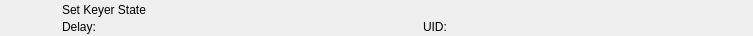
<?xml version="1.0" encoding="UTF-8"?>
<ui version="4.0">
 <class>RundownAtemKeyerStateWidget</class>
 <widget class="QWidget" name="RundownAtemKeyerStateWidget">
  <property name="geometry">
   <rect>
    <x>0</x>
    <y>0</y>
    <width>753</width>
    <height>36</height>
   </rect>
  </property>
  <layout class="QHBoxLayout" name="horizontalLayout">
   <property name="spacing">
    <number>0</number>
   </property>
   <property name="margin">
    <number>0</number>
   </property>
   <item>
    <widget class="QFrame" name="frameItem">
     <property name="sizePolicy">
      <sizepolicy hsizetype="Preferred" vsizetype="Fixed">
       <horstretch>0</horstretch>
       <verstretch>0</verstretch>
      </sizepolicy>
     </property>
     <property name="minimumSize">
      <size>
       <width>0</width>
       <height>36</height>
      </size>
     </property>
     <widget class="QLabel" name="labelIcon">
      <property name="geometry">
       <rect>
        <x>22</x>
        <y>2</y>
        <width>32</width>
        <height>32</height>
       </rect>
      </property>
      <property name="text">
       <string/>
      </property>
      <property name="pixmap">
       <pixmap resource="../../Widgets.qrc">:/Graphics/Images/Atem/KeyerState.png</pixmap>
      </property>
      <property name="scaledContents">
       <bool>true</bool>
      </property>
     </widget>
     <widget class="QLabel" name="labelLabel">
      <property name="geometry">
       <rect>
        <x>62</x>
        <y>2</y>
        <width>561</width>
        <height>16</height>
       </rect>
      </property>
      <property name="text">
       <string>Set Keyer State</string>
      </property>
     </widget>
     <widget class="QLabel" name="labelColor">
      <property name="geometry">
       <rect>
        <x>0</x>
        <y>0</y>
        <width>18</width>
        <height>36</height>
       </rect>
      </property>
      <property name="text">
       <string/>
      </property>
     </widget>
     <widget class="QLabel" name="labelGroupColor">
      <property name="geometry">
       <rect>
        <x>0</x>
        <y>0</y>
        <width>6</width>
        <height>36</height>
       </rect>
      </property>
      <property name="text">
       <string/>
      </property>
     </widget>
     <widget class="QLabel" name="labelDevice">
      <property name="geometry">
       <rect>
        <x>154</x>
        <y>19</y>
        <width>260</width>
        <height>16</height>
       </rect>
      </property>
      <property name="text">
       <string></string>
      </property>
     </widget>
     <widget class="QLabel" name="labelDelay">
      <property name="geometry">
       <rect>
        <x>62</x>
        <y>19</y>
        <width>83</width>
        <height>16</height>
       </rect>
      </property>
      <property name="text">
       <string>Delay:</string>
      </property>
     </widget>
     <widget class="QLabel" name="labelRemoteTriggerId">
      <property name="geometry">
       <rect>
        <x>423</x>
        <y>19</y>
        <width>111</width>
        <height>16</height>
       </rect>
      </property>
      <property name="text">
       <string>UID:</string>
      </property>
     </widget>
    </widget>
   </item>
   <item>
    <widget class="QFrame" name="frameStatus">
     <property name="minimumSize">
      <size>
       <width>77</width>
       <height>0</height>
      </size>
     </property>
     <property name="maximumSize">
      <size>
       <width>77</width>
       <height>16777215</height>
      </size>
     </property>
     <widget class="QLabel" name="labelGpiConnected">
      <property name="geometry">
       <rect>
        <x>1</x>
        <y>2</y>
        <width>32</width>
        <height>32</height>
       </rect>
      </property>
      <property name="minimumSize">
       <size>
        <width>32</width>
        <height>32</height>
       </size>
      </property>
      <property name="maximumSize">
       <size>
        <width>32</width>
        <height>32</height>
       </size>
      </property>
      <property name="lineWidth">
       <number>0</number>
      </property>
      <property name="text">
       <string/>
      </property>
      <property name="pixmap">
       <pixmap resource="../../Widgets.qrc">:/Graphics/Images/GpiConnected.png</pixmap>
      </property>
      <property name="scaledContents">
       <bool>true</bool>
      </property>
     </widget>
     <widget class="QLabel" name="labelDisconnected">
      <property name="geometry">
       <rect>
        <x>32</x>
        <y>2</y>
        <width>32</width>
        <height>32</height>
       </rect>
      </property>
      <property name="minimumSize">
       <size>
        <width>32</width>
        <height>32</height>
       </size>
      </property>
      <property name="maximumSize">
       <size>
        <width>32</width>
        <height>32</height>
       </size>
      </property>
      <property name="text">
       <string/>
      </property>
      <property name="pixmap">
       <pixmap resource="../../Widgets.qrc">:/Graphics/Images/Disconnected.png</pixmap>
      </property>
      <property name="scaledContents">
       <bool>true</bool>
      </property>
     </widget>
     <widget class="QLabel" name="labelActiveColor">
      <property name="geometry">
       <rect>
        <x>69</x>
        <y>0</y>
        <width>8</width>
        <height>36</height>
       </rect>
      </property>
      <property name="minimumSize">
       <size>
        <width>8</width>
        <height>36</height>
       </size>
      </property>
      <property name="maximumSize">
       <size>
        <width>8</width>
        <height>36</height>
       </size>
      </property>
      <property name="text">
       <string/>
      </property>
     </widget>
    </widget>
   </item>
  </layout>
 </widget>
 <resources>
  <include location="../../Widgets.qrc"/>
 </resources>
 <connections/>
 <slots>
  <slot>addToCombo()</slot>
 </slots>
</ui>
